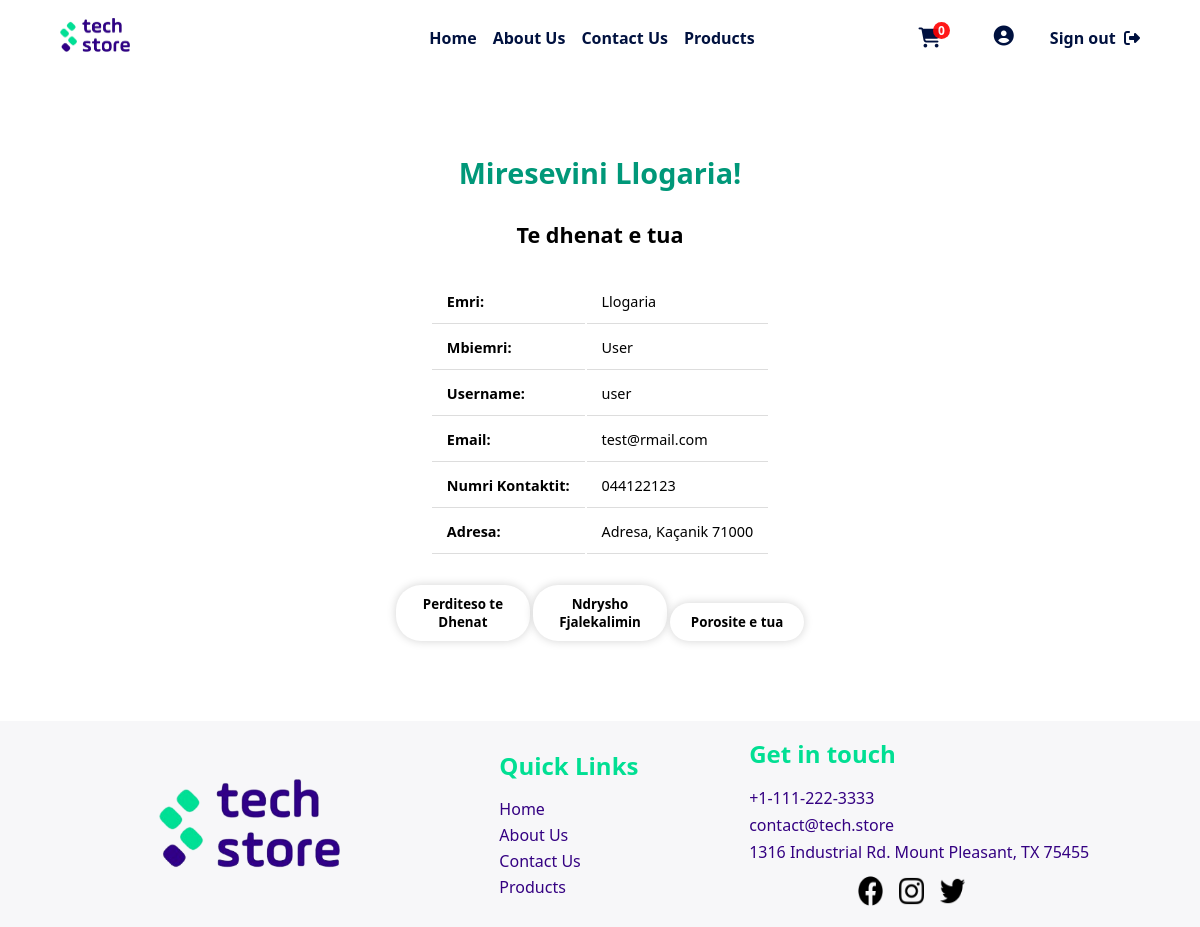
Page /php/userPages/userDashboard.php (signed in) on the earlier database version.
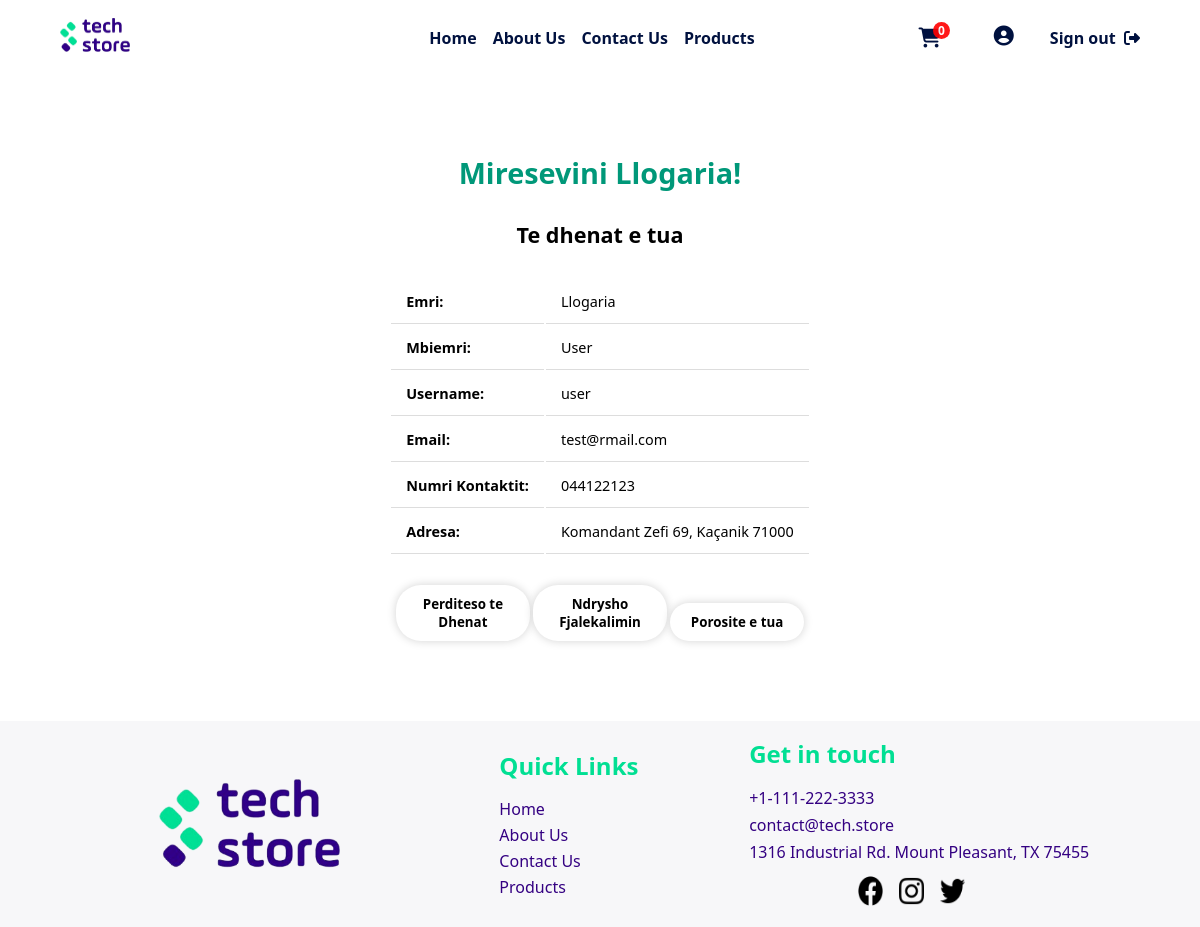
Same page on the later database version.
### tables this page shows
CREATE TABLE `tedhenatuser` (
  `userID` int(11) NOT NULL,
  `nrKontaktit` varchar(30) DEFAULT NULL,
  `qyteti` varchar(30) DEFAULT NULL,
  `zipKodi` varchar(7) DEFAULT NULL,
  `adresa` varchar(50) DEFAULT NULL
);

CREATE TABLE `user` (
  `userID` int(11) NOT NULL,
  `emri` varchar(20) NOT NULL,
  `mbiemri` varchar(30) DEFAULT NULL,
  `username` varchar(20) NOT NULL,
  `email` varchar(50) DEFAULT NULL,
  `password` varchar(50) NOT NULL,
  `aksesi` int(1) NOT NULL DEFAULT 0
);

### php/db/dbcon.php (called while the page is built)
<?php
class dbCon
{
    private $conn = '';
    private $hostiIDB = 'localhost';
    private $emriDB = 'techstoredb';
    private $dbUsername = 'root';
    private $dbPass = '';
    public function connDB()
    {
        try {
            $this->conn = new PDO(
                "mysql:host=$this->hostiIDB;dbname=$this->emriDB", $this->dbUsername, $this->dbPass,
                [PDO::ATTR_DEFAULT_FETCH_MODE => PDO::FETCH_ASSOC]
            );
        } catch (PDOException $pdoe) {
            die("Nuk mund të lidhej me bazën e të dhënave {$this->emriDB} :" . $pdoe->getMessage());
        }
        return $this->conn;
    }
}
?>

### php/CRUD/userCRUD.php (called while the page is built, shortened)
<?php
require_once('../db/dbcon.php');
class userCRUD extends dbCon
{
    private $userID;
    private $dbConn;
    public function __construct($userID = '', $emri = '', $mbiemri = '', $username = '', $email = '', $password = '', $aksesi = '')
    {
        $this->userID = $userID;
        $this->dbConn = $this->connDB();
    }
    public function setUserID($userID)
    {
        $this->userID = $userID;
    }
    public function shfaqSipasID()
    {
        try {
            $sql = 'SELECT * from user u INNER JOIN tedhenatuser t ON u.userID = t.userID WHERE u.userID = ?';
            $stm = $this->dbConn->prepare($sql);
            $stm->execute([$this->userID]);
            return $stm->fetch();
        } catch (Exception $e) {
            return $e->getMessage();
        }
    }
}
?>

### php/userPages/userDashboard.php (the view, shortened to what this page needs)
<?php
require_once('../CRUD/userCRUD.php');
$userCRUD = new userCRUD();
$userCRUD->setUserID($_SESSION['userID']);
$useri = $userCRUD->shfaqSipasID();
?>
<!DOCTYPE html>
<html lang="en">
<head>
  <link rel="stylesheet" href="../../css/adminDashboard.css">
  <link rel="stylesheet" href="../../css/mesazhetStyle.css">
</head>
<body>
  <?php include '../design/header.php' ?>
  <div class="containerDashboardP">
    <h1 class="titulliPershkrim">Miresevini
      <?php echo $_SESSION['name'] ?>!
    </h1>
    <h2>Te dhenat e tua</h2>
    <table>
      <tr>
        <td><strong>Emri:</strong></td>
        <td>
          <?php echo $useri['emri'] ?>
        </td>
      </tr>
      <tr>
        <td><strong>Mbiemri:</strong></td>
        <td>
          <?php echo $useri['mbiemri'] ?>
        </td>
      </tr>
      <tr>
        <td><strong>Username:</strong></td>
        <td>
          <?php echo $useri['username'] ?>
        </td>
      </tr>
      <tr>
        <td><strong>Email:</strong></td>
        <td>
          <?php echo $useri['email'] ?>
        </td>
      </tr>
      <tr>
        <td><strong>Numri Kontaktit:</strong></td>
        <td>
          <?php echo $useri['nrKontaktit'] ?>
        </td>
      </tr>
      <tr>
        <td><strong>Adresa: </strong></td>
        <td>
          <?php echo $useri['adresa'] . ', ' . $useri['qyteti'] . ' ' . $useri['zipKodi'] ?>
        </td>
      </tr>
    </table>
    <div class="butonatDiv">
      <a href="../funksione/perditesoTeDhenat.php?userID=<?php echo $useri['userID'] ?>"><button
          class="button">Perditeso te
          Dhenat</button></a>
      <a href="../funksione/ndryshoPass.php?userID= <?php echo $useri['userID'] ?>"><button class="button">Ndrysho
          Fjalekalimin</button></a>
      <?php
      if ($_SESSION['aksesi'] == 0) {
        ?>
        <a href="../userPages/porosit.php"><button class="button">Porosite e tua</button></a>
        <?php
      }
      ?>
    </div>
  </div>
  <?php include '../design/footer.php';
  include_once '../funksione/importimiScriptave.php' ?>
</body>
</html>

Differences in the rows shown:
changed tedhenatuser "Kaçanik": adresa "Adresa" → "Komandant Zefi 69"
